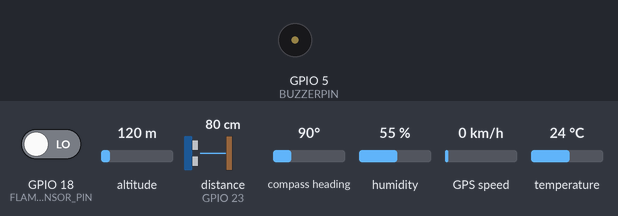
A sketch run on a simulated ESP32. On the bench: buzzer (waves = sounding, pin HIGH). Wiring (inferred from the names in the program): ultrasonic range finder: trigger GPIO 22; echo GPIO 23. The test bench sets the inputs (shaded band); at power-on: distance to the obstacle (sensor on GPIO 23) 80 cm, GPIO 18 (FLAME_SENSOR_PIN) LOW, altitude 120 m, compass heading 90°, humidity 55 %, GPS speed 0 km/h, temperature 24 °C. The echo pulse lasts 58.3 µs per cm; WiFi joins after 1.5 s; servers stay silent unless stated; uploads are accepted with an empty reply; the GPS gets a fix after 3 s at 37.7749, -122.4194 with 8 satellites; pins used as bus, display or sensor lines are not drawn; what the sketch prints to the serial monitor is not drawn.

Above: at 3.7 s.
3.8 s: distance to the obstacle (sensor on GPIO 23) set to 12 cm
6.3 s: distance to the obstacle (sensor on GPIO 23) set to 9 cm
At 9.3 s:
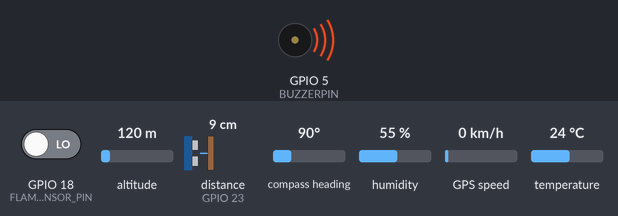
19.6 s: GPIO 18 (FLAME_SENSOR_PIN) driven HIGH
At 20.7 s:
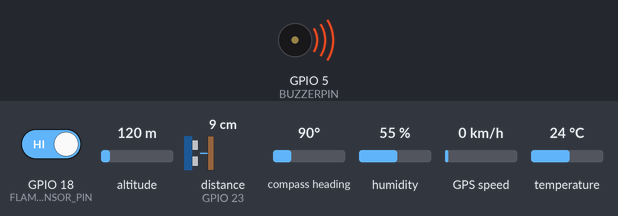
Timing chart, 0 to 22.6 s (numbered marks = the images above; inputs shaded):
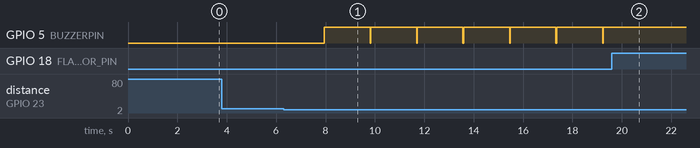

Measured:
- the behaviour switches between 11 and 10 cm on distance to the obstacle (sensor on GPIO 23) (found by bisection; images 0 and 1)
- after the input at 3.8 s, every drawn part: stays the same
- after the input at 6.3 s, GPIO 5 (BUZZERPIN): alternates HIGH for 1.9 s and LOW for 0.03 s, starting after 1.7 s
- after the input at 19.6 s, GPIO 5 (BUZZERPIN): stops changing and stays HIGH

The sketch:

MAIN_ESP32.ino
```cpp
#include <Wire.h>
#include <WiFi.h>
#include <HTTPClient.h>
#include <DHT.h>
#include <TinyGPS++.h>
#include <HardwareSerial.h>


// --- WiFi ---
const char *ssid = "Yusuf iPhone 13";
const char *password = "kepokamubabi";

// --- Ubidots ---
String ubidotsToken = "BBUS-8rMLXoEFppMoI2rt7r9zFIOEu53CTe";
String deviceLabel = "esp32-sic6-stage3";
String alertLabel = "alert";

// --- Variable Labels (di Ubidots) ---
String tempLabel = "temperature";
String humLabel = "humidity";
String latLabel = "latitude";
String lonLabel = "longitude";

// --- Sensor & Aktuator ---
#define DHTPIN 19
#define DHTTYPE DHT11
#define BUZZERPIN 5
#define FLAME_SENSOR_PIN 18 // Pin untuk DO flame sensor-
#define GPS_RX_PIN 16  // GPS TX terhubung ke RX ESP32
#define GPS_TX_PIN 17  // GPS RX terhubung ke TX ESP32
#define TRIG_PIN 22   // Pin untuk Trigger
#define ECHO_PIN 23   // Pin untuk Echo

DHT dht(DHTPIN, DHTTYPE);
TinyGPSPlus gps;
HardwareSerial gpsSerial(1); // gunakan UART1

void sendToUbidots(String label, float value) {
  HTTPClient http;
  String url = "http://industrial.api.ubidots.com/api/v1.6/devices/" + deviceLabel + "/";
  http.begin(url);
  http.addHeader("X-Auth-Token", ubidotsToken);
  http.addHeader("Content-Type", "application/json");

  String payload = "{\"" + label + "\":" + String(value, 6) + "}";
  int httpCode = http.POST(payload);

  if (httpCode > 0) {
    Serial.println("✅ Data " + label + " terkirim: " + String(value));
  } else {
    Serial.println("❌ Gagal kirim data " + label);
  }

  http.end();
}

int getUbidotsAlert() {
  HTTPClient http;
  String url = "http://industrial.api.ubidots.com/api/v1.6/devices/" + deviceLabel + "/" + alertLabel + "/lv";

  http.begin(url);
  http.addHeader("X-Auth-Token", ubidotsToken);
  int httpCode = http.GET();

  if (httpCode == 200) {
    String payload = http.getString();
    http.end();
    return payload.toInt();
  } else {
    Serial.println("❌ Gagal ambil alert dari Ubidots");
    http.end();
    return 0;
  }
}

void setup() {
  Serial.begin(9600);
  delay(1000);

  WiFi.begin(ssid, password);
  Serial.print("🔌 Menghubungkan WiFi");
  while (WiFi.status() != WL_CONNECTED) {
    delay(500);
    Serial.print(".");
  }
  Serial.println("\n✅ WiFi Tersambung");

  dht.begin();
  pinMode(BUZZERPIN, OUTPUT);
  pinMode(TRIG_PIN, OUTPUT);  // Pin trig sebagai output
  pinMode(ECHO_PIN, INPUT);   // Pin echo sebagai input

  // GPS setup
  gpsSerial.begin(9600, SERIAL_8N1, GPS_RX_PIN, GPS_TX_PIN);
  Serial.println("🚀 Sistem siap kirim data ke Ubidots!");
}

void loop() {
  float suhu = dht.readTemperature();
  float kelembapan = dht.readHumidity();

  if (isnan(suhu) || isnan(kelembapan)) {
    Serial.println("❌ Gagal baca DHT!");
  } else {
    Serial.print("Suhu: ");
    Serial.print(suhu);
    Serial.print(" °C, Kelembapan: ");
    Serial.println(kelembapan);

    sendToUbidots(tempLabel, suhu);
    sendToUbidots(humLabel, kelembapan);
  }

  // Mengirim sinyal trigger (pulse pendek)
  digitalWrite(TRIG_PIN, LOW);
  delayMicroseconds(2);
  digitalWrite(TRIG_PIN, HIGH);
  delayMicroseconds(10);
  digitalWrite(TRIG_PIN, LOW);

  // Membaca durasi sinyal echo
  long duration = pulseIn(ECHO_PIN, HIGH);

  // Menghitung jarak (dalam cm)
  float distance = duration * 0.034 / 2;  // Kecepatan suara 343 m/s (0.034 cm/μs)

  // Menampilkan jarak ke serial monitor
  Serial.print("Jarak: ");
  Serial.print(distance);
  Serial.println(" cm");

  // Baca GPS
  while (gpsSerial.available() > 0) {
    char c = gpsSerial.read();
    Serial.write(c); // cetak karakter GPS mentah ke Serial Monitor
    gps.encode(c);   // tetap diproses juga ke TinyGPS++
  }

  if (gps.location.isValid()) {
    float latitude = gps.location.lat();
    float longitude = gps.location.lng();

    Serial.print("\nLatitude: ");
    Serial.println(latitude, 6);
    Serial.print("Longitude: ");
    Serial.println(longitude, 6);

    sendToUbidots(latLabel, latitude);
    sendToUbidots(lonLabel, longitude);
  } else {
    Serial.println("\n❌ GPS belum dapat lokasi fix");
  }


  if (gps.location.isValid()) {
    float latitude = gps.location.lat();
    float longitude = gps.location.lng();

    Serial.print("Latitude: ");
    Serial.println(latitude, 6);
    Serial.print("Longitude: ");
    Serial.println(longitude, 6);

    sendToUbidots(latLabel, latitude);
    sendToUbidots(lonLabel, longitude);
  } else {
    Serial.println("❌ GPS belum dapat lokasi");
  }

  // Ambil alert dari Ubidots
  int alertStatus = getUbidotsAlert();
  Serial.print("📥 Status alert dari Ubidots: ");
  Serial.println(alertStatus);

  // Baca status flame sensor (DO)
  int flameStatus = digitalRead(FLAME_SENSOR_PIN);
  if (flameStatus == HIGH) {
    Serial.println("🔥 Api terdeteksi!");
    digitalWrite(BUZZERPIN, HIGH); // Aktifkan buzzer jika api terdeteksi
  } else {
    Serial.println("🔒 Tidak ada api.");
    digitalWrite(BUZZERPIN, LOW); // Matikan buzzer jika tidak ada api
  }

  // Logika buzzer berdasarkan suhu, kelembapan, dan flame sensor
  bool suhuBahaya = suhu > 50;
  bool lembapBahaya = kelembapan > 80;
  bool alertDariUbidots = alertStatus == 1;
  bool apiTerbaca = flameStatus == HIGH;

  if (suhuBahaya || lembapBahaya || alertDariUbidots || apiTerbaca) {
    Serial.println("🚨 Buzzer ON");
    digitalWrite(BUZZERPIN, HIGH);
  } else {
    digitalWrite(BUZZERPIN, LOW);
  }

  // Logika Buzzer (misal, jika jarak kurang dari 10 cm)
  if (distance < 10) {
    Serial.println("🚨 Jarak terlalu dekat!");
    digitalWrite(BUZZERPIN, HIGH);  // Menyalakan buzzer
  } else {
    digitalWrite(BUZZERPIN, LOW);   // Mematikan buzzer
  }

  // Kirim data jarak ke Ubidots
  sendToUbidots("distance", distance);

}
```
